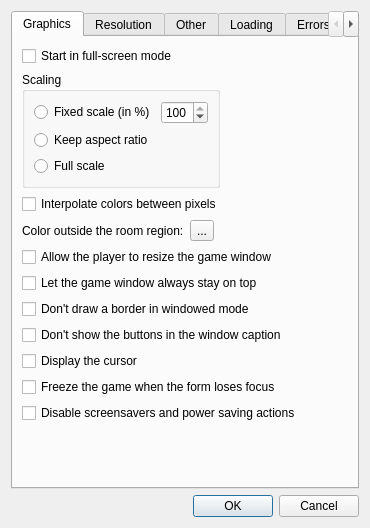
<?xml version="1.0" encoding="UTF-8"?>
<ui version="4.0">
 <class>GlobalGameSettingsDialog</class>
 <widget class="QDialog" name="GlobalGameSettingsDialog">
  <property name="geometry">
   <rect>
    <x>0</x>
    <y>0</y>
    <width>370</width>
    <height>528</height>
   </rect>
  </property>
  <property name="windowTitle">
   <string>Global Game Settings</string>
  </property>
  <layout class="QVBoxLayout" name="verticalLayout" stretch="1,0">
   <item>
    <widget class="QTabWidget" name="tabWidgetResolution">
     <property name="currentIndex">
      <number>0</number>
     </property>
     <widget class="QWidget" name="tabGraphics">
      <attribute name="title">
       <string>Graphics</string>
      </attribute>
      <layout class="QVBoxLayout" name="verticalLayout_2">
       <item>
        <widget class="QCheckBox" name="checkBoxFullscreen">
         <property name="text">
          <string>Start in full-screen mode</string>
         </property>
        </widget>
       </item>
       <item>
        <layout class="QHBoxLayout" name="horizontalLayout_2" stretch="1,1">
         <item>
          <widget class="QGroupBox" name="groupBoxScaling">
           <property name="title">
            <string>Scaling</string>
           </property>
           <layout class="QVBoxLayout" name="verticalLayout_3">
            <item>
             <layout class="QHBoxLayout" name="horizontalLayout_4">
              <item>
               <widget class="QRadioButton" name="radioButtonFixedScale">
                <property name="text">
                 <string>Fixed scale (in %)</string>
                </property>
               </widget>
              </item>
              <item>
               <widget class="QSpinBox" name="spinBox">
                <property name="maximum">
                 <number>100</number>
                </property>
                <property name="value">
                 <number>100</number>
                </property>
               </widget>
              </item>
             </layout>
            </item>
            <item>
             <widget class="QRadioButton" name="radioButtonKeepAspectRatio">
              <property name="text">
               <string>Keep aspect ratio</string>
              </property>
             </widget>
            </item>
            <item>
             <widget class="QRadioButton" name="radioButtonFullScale">
              <property name="text">
               <string>Full scale</string>
              </property>
             </widget>
            </item>
           </layout>
          </widget>
         </item>
         <item>
          <spacer name="horizontalSpacer_2">
           <property name="orientation">
            <enum>Qt::Horizontal</enum>
           </property>
           <property name="sizeHint" stdset="0">
            <size>
             <width>40</width>
             <height>20</height>
            </size>
           </property>
          </spacer>
         </item>
        </layout>
       </item>
       <item>
        <widget class="QCheckBox" name="checkBoxInterpolateColors">
         <property name="text">
          <string>Interpolate colors between pixels</string>
         </property>
        </widget>
       </item>
       <item>
        <layout class="QHBoxLayout" name="horizontalLayout">
         <item>
          <widget class="QLabel" name="labelColorOutsideRoom">
           <property name="text">
            <string>Color outside the room region:</string>
           </property>
           <property name="buddy">
            <cstring>toolButtonColorOutside</cstring>
           </property>
          </widget>
         </item>
         <item>
          <widget class="QToolButton" name="toolButtonColorOutside">
           <property name="text">
            <string>...</string>
           </property>
          </widget>
         </item>
         <item>
          <spacer name="horizontalSpacer">
           <property name="orientation">
            <enum>Qt::Horizontal</enum>
           </property>
           <property name="sizeHint" stdset="0">
            <size>
             <width>40</width>
             <height>20</height>
            </size>
           </property>
          </spacer>
         </item>
        </layout>
       </item>
       <item>
        <widget class="QCheckBox" name="checkBoxAllowResize">
         <property name="text">
          <string>Allow the player to resize the game window</string>
         </property>
        </widget>
       </item>
       <item>
        <widget class="QCheckBox" name="checkBoxAlwaysOntop">
         <property name="text">
          <string>Let the game window always stay on top</string>
         </property>
        </widget>
       </item>
       <item>
        <widget class="QCheckBox" name="checkBoxNoBorder">
         <property name="text">
          <string>Don't draw a border in windowed mode</string>
         </property>
        </widget>
       </item>
       <item>
        <widget class="QCheckBox" name="checkBoxNoWindowButtons">
         <property name="text">
          <string>Don't show the buttons in the window caption</string>
         </property>
        </widget>
       </item>
       <item>
        <widget class="QCheckBox" name="checkBoxDisplayCursor">
         <property name="text">
          <string>Display the cursor</string>
         </property>
        </widget>
       </item>
       <item>
        <widget class="QCheckBox" name="checkBoxFreezeOnFocusLost">
         <property name="text">
          <string>Freeze the game when the form loses focus</string>
         </property>
        </widget>
       </item>
       <item>
        <widget class="QCheckBox" name="checkBoxDisableScreensavers">
         <property name="text">
          <string>Disable screensavers and power saving actions</string>
         </property>
        </widget>
       </item>
       <item>
        <spacer name="verticalSpacer">
         <property name="orientation">
          <enum>Qt::Vertical</enum>
         </property>
         <property name="sizeHint" stdset="0">
          <size>
           <width>20</width>
           <height>40</height>
          </size>
         </property>
        </spacer>
       </item>
      </layout>
     </widget>
     <widget class="QWidget" name="tabResolution">
      <attribute name="title">
       <string>Resolution</string>
      </attribute>
     </widget>
     <widget class="QWidget" name="tabOther">
      <attribute name="title">
       <string>Other</string>
      </attribute>
     </widget>
     <widget class="QWidget" name="tabLoading">
      <attribute name="title">
       <string>Loading</string>
      </attribute>
     </widget>
     <widget class="QWidget" name="tabErrors">
      <attribute name="title">
       <string>Errors</string>
      </attribute>
     </widget>
     <widget class="QWidget" name="tabInfo">
      <attribute name="title">
       <string>Info</string>
      </attribute>
     </widget>
    </widget>
   </item>
   <item>
    <widget class="QDialogButtonBox" name="buttonBox">
     <property name="standardButtons">
      <set>QDialogButtonBox::Cancel|QDialogButtonBox::Ok</set>
     </property>
    </widget>
   </item>
  </layout>
 </widget>
 <resources/>
 <connections>
  <connection>
   <sender>buttonBox</sender>
   <signal>accepted()</signal>
   <receiver>GlobalGameSettingsDialog</receiver>
   <slot>accept()</slot>
   <hints>
    <hint type="sourcelabel">
     <x>184</x>
     <y>506</y>
    </hint>
    <hint type="destinationlabel">
     <x>184</x>
     <y>263</y>
    </hint>
   </hints>
  </connection>
  <connection>
   <sender>buttonBox</sender>
   <signal>rejected()</signal>
   <receiver>GlobalGameSettingsDialog</receiver>
   <slot>reject()</slot>
   <hints>
    <hint type="sourcelabel">
     <x>184</x>
     <y>506</y>
    </hint>
    <hint type="destinationlabel">
     <x>184</x>
     <y>263</y>
    </hint>
   </hints>
  </connection>
 </connections>
</ui>
